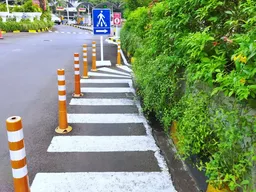
#> input picture img.webp, 256 x 192 px, shrunk from 800 x 599 before the run
$ python fish.py
#> lines starting #> are read from the running program, lines starting #| are printed output that depends on the picture
#> further down, image is the input picture: shape (192, 256, 3); mean B, G, R 114.3, 148.8, 130
import cv2
import numpy as np
from math import sqrt

# Set the image file path
IMAGE_PATH = "img.webp"  # Change this to your image file name
OUTPUT_PATH = "fisheye_output.png"

# Distortion strength (Higher values = stronger fisheye effect)
DISTORTION_COEFFICIENT = 0.5

def get_fish_xn_yn(source_x, source_y, radius, distortion):
    """
    Compute the new pixel coordinates after applying fisheye distortion.
    """
    factor = 1 - distortion * (radius**2)
    if factor == 0:
        return source_x, source_y
    return source_x / factor, source_y / factor

def apply_fisheye_effect(image, distortion_coefficient):
    """
    Apply a fisheye effect to the input image.
    """
#> called with distortion_coefficient = 0.5
    height, width = image.shape[:2]
#> height = 192; width = 256
    output_image = np.zeros_like(image)

    for x in range(width):
        for y in range(height):
            # Normalize x and y between [-1, 1]
            xnd, ynd = (2*x - width)/width, (2*y - height)/height
            radius = sqrt(xnd**2 + ynd**2)

            # Get distorted coordinates
            x_new, y_new = get_fish_xn_yn(xnd, ynd, radius, distortion_coefficient)

            # Convert back to image coordinates
            x_new = int(((x_new + 1) * width) / 2)
            y_new = int(((y_new + 1) * height) / 2)

            # Assign new pixel values if within image bounds
            if 0 <= x_new < width and 0 <= y_new < height:
                output_image[y, x] = image[y_new, x_new]
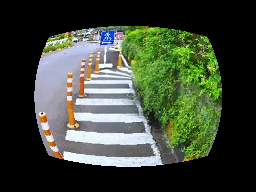
#> output_image: shape (192, 256, 3); mean B, G, R 56.2, 71.6, 62.7

    return output_image

# Load image
image = cv2.imread(IMAGE_PATH)
if image is None:
    raise ValueError(f"Error loading image '{IMAGE_PATH}'. Check the file path.")

# Apply fisheye effect
fisheye_image = apply_fisheye_effect(image, DISTORTION_COEFFICIENT)

# Save and display the output
cv2.imwrite(OUTPUT_PATH, fisheye_image)

$ run again, with image.png saved as img.webp
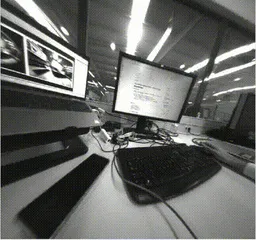
#> input picture image.png, 256 x 240 px, shrunk from 392 x 367 before the run
#> image is the input picture: shape (240, 256, 3); mean B, G, R 100.6, 103.5, 102.1
#> after the loop in apply_fisheye_effect, `for x in range(width):`:
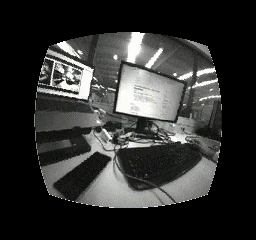
#> output_image: shape (240, 256, 3); mean B, G, R 49.2, 50.5, 49.9
